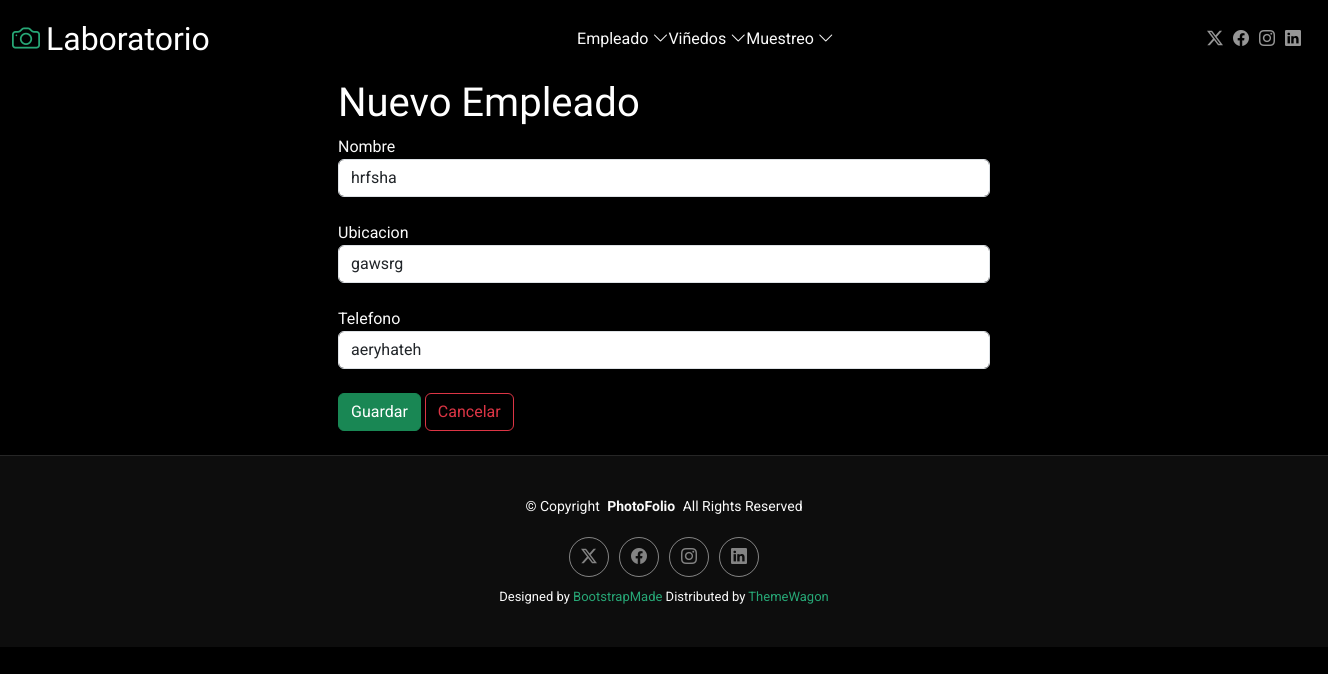
Before: /editarEmpleado/3 with the older database file.
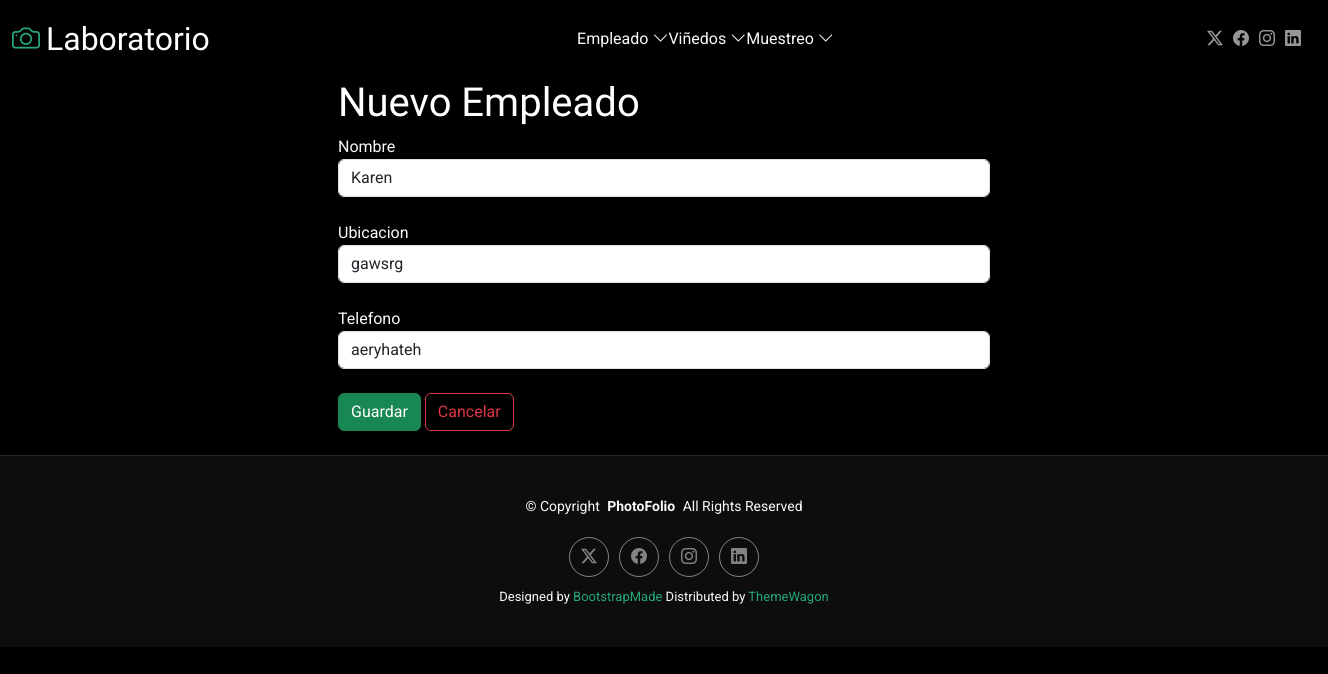
After: the same page with the newer database file.
### Aplicaciones/Empleado/models.py (models this page shows, shortened)
class Empleado(models.Model):
    id = models.AutoField(primary_key=True)
    nombre = models.CharField(max_length=100)
    ubicacion = models.CharField(max_length=200)
    telefono = models.CharField(max_length=20)

### Aplicaciones/Empleado/views.py (the view)
# urls.py: path('editarEmpleado/<id>',views.editarEmpleado),
def editarEmpleado(request,id):
    empleadoEditar=Empleado.objects.get(id=id)
    return render(request,"editarEmpleado.html",{'empleadoEditar':empleadoEditar})

### Aplicaciones/Empleado/templates/editarEmpleado.html (shortened to what this page needs)
{% extends 'plantilla.html' %}
{% load static %}
{% block body %}
<div class="row">
    <div class="col-md-3"></div>
    <div class="col-md-6 bg-black">
        <h1>Nuevo Empleado</h1>
        <form action="/procesarEdicionEmpleado" method="post">
            <label for="nombre">Nombre</label><br>
            <input class="form-control" type="text" name="nombre" id="nombre" value="{{empleadoEditar.nombre}}"><br>
            <label for="ubicacion">Ubicacion</label><br>
            <input class="form-control" type="text" name="ubicacion" id="ubicacion" value="{{empleadoEditar.ubicacion}}"><br>
            <label for="telefono">Telefono</label><br>
            <input class="form-control" type="text" name="telefono" id="telefono" value="{{empleadoEditar.telefono}}"><br>
            <button class="btn btn-success" type="submit">Guardar</button>
            <a class="btn btn-outline-danger" href="{% url 'inicioem' %}">Cancelar</a><br><br>
        </form>
    </div>
    <div class="col-md-3"></div>
</div>
{% endblock %}

Changed rows visible on the page:
changed Empleado "gawsrg": nombre "hrfsha" → "Karen"
